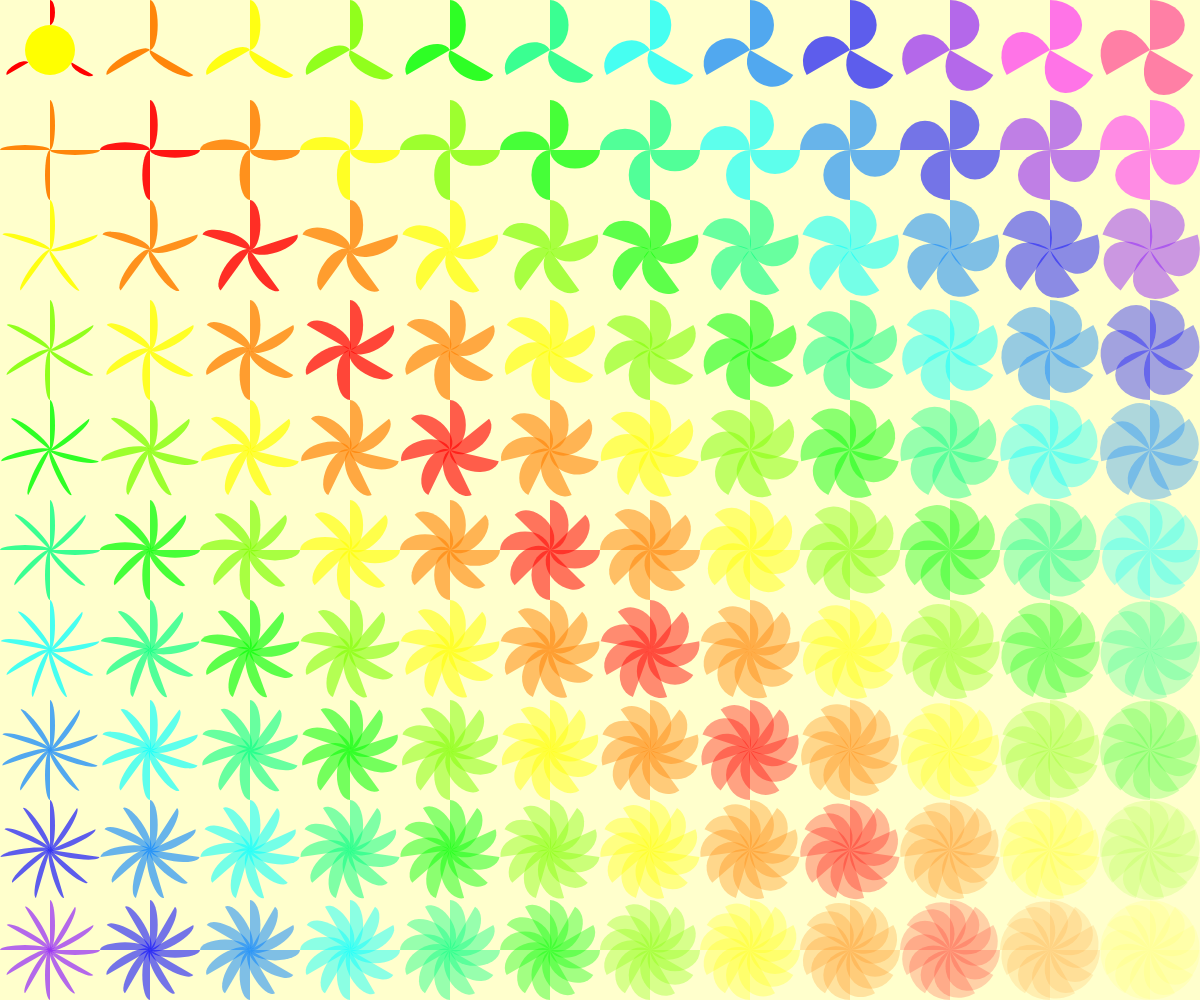
Frame 1 (no input)
Frame 60 (no input): identical to frame 1, image omitted
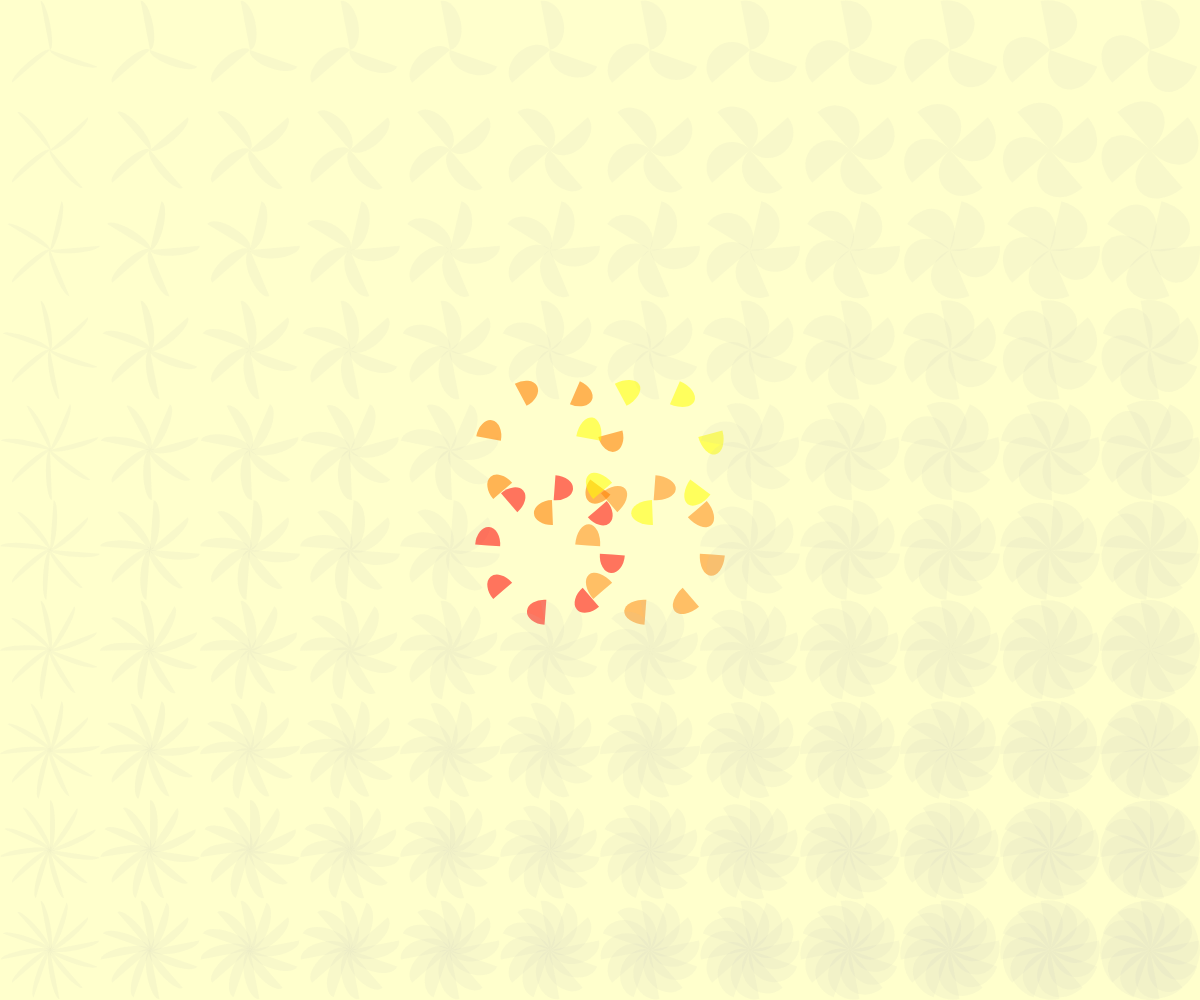
Frame 120 (the mouse pressed at the canvas centre since frame 60)

The p5.js sketch that drew these frames (run headless with seeded random() and noise() and a simulated clock; from frame 60 on, the mouse is pressed at the canvas centre):

// p5.js sketch
// ── sketch.js
let eW; // ellipse width (used for petal arc thickness)
let eH; // ellipse height (used for petal arc length)

let numP; // number of petal arcs drawn per grid cell

let windSpeed = 0; // assign this variable for rotation animation speed to '0' globally so the animation will pause instead of resetting when mouse is released
let a; // variable altering eH when mouse is pressed/released
let b; // variable controlling the opacity of only the grey hidden flower motifs

function setup() {
  createCanvas(windowWidth, windowHeight); // full window canvas
  noStroke(); // no stroke on shapes
  colorMode(HSB); // use HSB color space
}

function draw() {
  background(60, 20, 100, 1); // set background color

  a = 0; // reset control variable each loop in case mouse is released
  b = 1; // so pistils are opaque

  // when mouse is pressed, start animating rotation + alter composition
  if (mouseIsPressed == true) {
    windSpeed = frameCount / 30; // continuous increase over time/loops
    a = 50; // offset eH from [0~50] to [-50~0]
    b = 0; // hide the pistils
  }

  // two dimensional for loop
  for (let y = 0; y < height - 50; y += 100) {
    for (let x = 0; x < width - 50; x += 100) {
      push();
      translate(x, y); // shift origin to top-left of current grid cell

      numP = 3 + floor(y / 100); // number of petals increase by row

      eW = map(x, 0, windowWidth, 10, 75); // map x-position to petal arc width

      // petal arc height (thickness) depends on the distance between cursor and the grid cell center
      // maps distance [0~100√2] within range [0~50], min() function makes sure there is no exceeding
      // When mouse is pressed, a = 50, rang of eH will offset from [0~50] to [-50~0], no exceeding
      eH = min(
        50 - a,
        map(
          // formatted by Prettier
          dist(mouseX, mouseY, x + 50, y + 50), // note that the coords of the grid cell center is (x + 50, y + 50)
          0,
          100 * sqrt(2), // this value controls the effective range of the cursor // `sqrt()` from the JavaScript Math object https://developer.mozilla.org/en-US/docs/Web/JavaScript/Reference/Global_Objects/Math
          0 - a,
          50 - a
        )
      );

      // change the fill color and opacity diagonally
      fill(
        // formatted by Prettier
        map(abs(x - y), 0, max(windowWidth, windowHeight), 0, 360), // hue changes from bottom-left to top-right // // `abs()` from the JavaScript Math object https://developer.mozilla.org/en-US/docs/Web/JavaScript/Reference/Global_Objects/Math
        100,
        100,
        map(x + y, 0, windowWidth + windowHeight, 1, 0) //opacity decreases from top-left to bottom-right
      );

      // enable the section below will show the hidden flower when the mouse is pressed
      if (eH == 0) {
        // stroke(1); // optional outline if enabled
        fill("rgba(181,181,181,0.1)"); // when the flower is invisible, draw a faint placeholder
        eH = min(
          50,
          map(dist(mouseX, mouseY, x + 50, y + 50), 0, 100 * sqrt(2), 0, 50)
        );
      }

      push();

      fill(60, 100, 100, b);
      circle(50, 50, 100 - 2 * eH); // illustrate the pistils where the flowers have a central hole

      pop();

      // this for loop draw the individual petal arcs repeatedly in each cell through rotation
      for (i = 0; i < numP; i++) {
        push();

        translate(50, 50); // move origin to cell center
        // scale(0.8); // enable if to shrink each flower
        rotate((i * 2 * PI) / numP + windSpeed); // when windSpeed is relative to frameCount, spinning animation will occur
        arc(0, eH / 2 - 50, eW, eH, -PI / 2, PI / 2, PIE); // arc(x, y, w, h, start, stop, [mode], [detail])

        pop();
      }
      pop();
    }
  }
}
